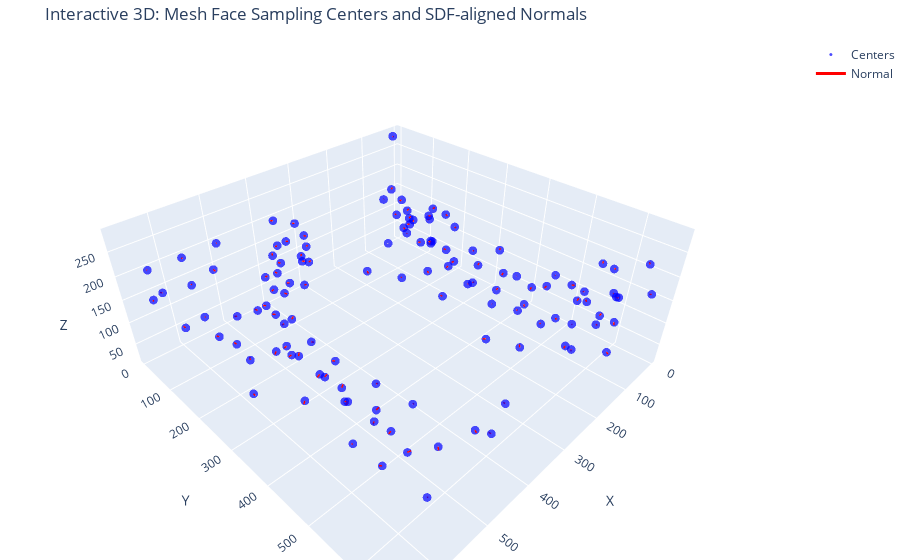

Here is the notebook cell this chart was saved with:
### Code cell
#DEPRECATED: Interactive 3D visualization using plotly (commented out)
#This is kept for reference but not actively used in the new workflow
import plotly.graph_objects as go

# Create a 3D scatter plot for centers
scatter = go.Scatter3d(
    x=centers_ok[:,0], y=centers_ok[:,1], z=centers_ok[:,2],
    mode='markers', marker=dict(size=3, color='blue', opacity=0.7), name='Centers'
)

# Subsample vectors for clarity
if len(centers_ok) > 0:
    step = max(1, len(centers_ok)//64)
    sel = np.arange(0, len(centers_ok), step)
    scale = 5.0
    lines = []
    for idx, i in enumerate(sel):
        x0, y0, z0 = centers_ok[i]
        dx, dy, dz = normals_ok[i] * scale
        show_legend = (idx == 0)
        lines.append(go.Scatter3d(
            x=[x0, x0+dx], y=[y0, y0+dy], z=[z0, z0+dz],
            mode='lines', line=dict(color='red', width=3),
            name='Normal' if show_legend else None, showlegend=bool(show_legend)
        ))
else:
    lines = []

fig_plotly = go.Figure([scatter] + lines)
fig_plotly.update_layout(
    scene=dict(xaxis_title='X', yaxis_title='Y', zaxis_title='Z', aspectmode='data'),
    title='Interactive 3D: Mesh Face Sampling Centers and SDF-aligned Normals',
    showlegend=True, margin=dict(l=0, r=0, b=0, t=40)
)
fig_plotly.show()

# NEW: Use ChimeraX for professional 3D visualization instead
#print("Note: For professional 3D visualization, use the generated ChimeraX script:")
#print(f"   chimerax {output_dir}/demo_particles.cxc")

### Figure 1 — Plotly figure (JSON) as saved in the notebook; plotly's stock layout.template omitted (floating-point values rounded to 4 significant figures)
{"data": [{"marker": {"color": "blue", "opacity": 0.7, "size": 3}, "mode": "markers", "name": "Centers", "type": "scatter3d", "x": [12.48, 13.86, 14.01, 20.89, 24.41, 30.74, 37.31, 37.41, 46.5, 51.83, 67.12, 68.78, 75.05, 75.65, 79.73, 83.78, 87.16, 94.32, 99.19, 101.8, 103.7, 112.2, 113.5, 121.2, 124.1, 125.8, 130.0, 138.8, 146.7, 147.8, 148.3, 151.5, 151.8, 154.6, 154.8, 157.4, 157.8, 161.8, 162.1, 165.1, 165.2, 173.1, 173.4, 177.3, 178.2, 184.0, 187.8, 200.3, 203.6, 203.9, 206.8, 208.9, 209.2, 209.5, 209.5, 209.7, 210.1, 218.4, 222.2, 238.9, 312.7, 320.5, 325.2, 336.3, 353.4, 363.4, 366.2, 367.2, 372.3, 383.1, 398.3, 407.6, 424.2, 427.3, 428.4, 444.7, 461.3, 463.6, 470.3, 477.6, 479.1, 516.7, 517.2, 519.3, 520.2, 525.7, 531.2, 540.4, 546.9, 559.7, 563.5, 563.6, 565.5, 566.9, 569.9, 570.9, 571.9, 574.7, 576.7, 577.1, 581.4, 583.2, 586.4, 586.9, 589.3, 592.7, 605.1, 608.5, 613.1, 614.9, 616.7, 618.0, 620.1, 620.3, 621.1, 622.2, 623.1, 626.9, 627.4, 628.5, 629.3, 644.1, 646.6, 659.7, 660.3], "y": [42.84, 116.8, 65.01, 636.9, 593.6, 13.61, 658.8, 583.3, 11.67, 147.3, 559.1, 20.95, 608.1, 54.26, 74.76, 189.1, 190.5, 585.7, 109.9, 119.1, 601.7, 571.8, 248.9, 156.0, 220.9, 518.8, 615.8, 294.3, 649.4, 173.9, 545.1, 294.2, 479.8, 567.2, 415.5, 362.4, 654.1, 462.6, 653.2, 424.7, 362.7, 236.9, 325.7, 588.3, 592.3, 214.8, 511.4, 497.7, 548.7, 605.8, 288.1, 390.1, 551.3, 410.2, 295.7, 448.6, 465.8, 619.6, 345.2, 356.4, 321.5, 18.38, 57.83, 256.1, 93.18, 115.6, 10.68, 49.53, 615.7, 564.2, 143.8, 84.18, 105.8, 184.5, 184.7, 126.6, 144.7, 660.9, 202.8, 654.6, 162.9, 654.9, 203.2, 196.5, 259.7, 69.07, 264.8, 68.87, 620.5, 308.3, 295.4, 242.8, 590.8, 343.7, 416.8, 393.1, 530.2, 527.4, 475.3, 454.1, 353.6, 636.3, 572.6, 136.2, 59.63, 82.89, 504.3, 257.8, 574.7, 629.8, 255.5, 427.9, 80.92, 15.88, 434.7, 477.7, 380.8, 527.8, 301.6, 599.8, 545.8, 342.1, 45.37, 72.87, 259.2], "z": [44.12, 110.5, 88.99, 220.1, 131.7, 285.8, 175.9, 194.2, 16.32, 144.3, 124.8, 146.3, 172.1, 185.2, 130.5, 109.2, 190.1, 231.5, 186.8, 122.9, 114.9, 175.9, 207.8, 152.7, 133.8, 191.8, 155.9, 206.7, 104.8, 201.6, 123.2, 122.4, 122.2, 207.7, 211.9, 117.4, 177.6, 180.3, 228.2, 133.7, 193.1, 163.1, 156.7, 100.8, 151.4, 212.9, 192.1, 142.2, 141.8, 219.3, 132.9, 151.5, 223.9, 201.7, 204.6, 136.4, 210.7, 135.5, 211.6, 122.2, 181.8, 178.4, 141.8, 176.7, 193.1, 146.7, 199.2, 167.6, 227.6, 219.5, 175.7, 149.7, 204.8, 155.6, 217.5, 162.5, 215.6, 212.2, 188.7, 161.4, 159.9, 198.3, 222.5, 161.7, 219.3, 236.2, 165.9, 187.8, 163.8, 160.2, 217.8, 198.4, 233.6, 236.3, 170.3, 223.9, 232.7, 162.5, 165.2, 228.5, 181.7, 107.4, 186.7, 97.39, 229.8, 185.3, 205.3, 218.3, 245.6, 215.5, 166.3, 246.1, 105.1, 149.7, 169.7, 247.7, 229.5, 260.3, 97.59, 177.4, 175.5, 202.8, 223.7, 182.3, 245.1]}, {"line": {"color": "red", "width": 3}, "mode": "lines", "name": "Normal", "showlegend": true, "type": "scatter3d", "x": [12.48, 10.23], "y": [42.84, 40.45], "z": [44.12, 40.34]}, {"line": {"color": "red", "width": 3}, "mode": "lines", "showlegend": false, "type": "scatter3d", "x": [13.86, 17.08], "y": [116.8, 113.4], "z": [110.5, 108.8]}, {"line": {"color": "red", "width": 3}, "mode": "lines", "showlegend": false, "type": "scatter3d", "x": [14.01, 16.9], "y": [65.01, 67.9], "z": [88.99, 86.1]}, {"line": {"color": "red", "width": 3}, "mode": "lines", "showlegend": false, "type": "scatter3d", "x": [20.89, 17.48], "y": [636.9, 633.7], "z": [220.1, 221.8]}, {"line": {"color": "red", "width": 3}, "mode": "lines", "showlegend": false, "type": "scatter3d", "x": [24.41, 25.68], "y": [593.6, 598.4], "z": [131.7, 131.0]}, {"line": {"color": "red", "width": 3}, "mode": "lines", "showlegend": false, "type": "scatter3d", "x": [30.74, 26.83], "y": [13.61, 13.19], "z": [285.8, 282.7]}, {"line": {"color": "red", "width": 3}, "mode": "lines", "showlegend": false, "type": "scatter3d", "x": [37.31, 36.13], "y": [658.8, 654.9], "z": [175.9, 173.1]}, {"line": {"color": "red", "width": 3}, "mode": "lines", "showlegend": false, "type": "scatter3d", "x": [37.41, 39.06], "y": [583.3, 587.2], "z": [194.2, 196.9]}, {"line": {"color": "red", "width": 3}, "mode": "lines", "showlegend": false, "type": "scatter3d", "x": [46.5, 49.34], "y": [11.67, 14.59], "z": [16.32, 19.21]}, {"line": {"color": "red", "width": 3}, "mode": "lines", "showlegend": false, "type": "scatter3d", "x": [51.83, 48.24], "y": [147.3, 150.8], "z": [144.3, 144.3]}, {"line": {"color": "red", "width": 3}, "mode": "lines", "showlegend": false, "type": "scatter3d", "x": [67.12, 65.02], "y": [559.1, 555.0], "z": [124.8, 126.8]}, {"line": {"color": "red", "width": 3}, "mode": "lines", "showlegend": false, "type": "scatter3d", "x": [68.78, 64.5], "y": [20.95, 18.55], "z": [146.3, 145.4]}, {"line": {"color": "red", "width": 3}, "mode": "lines", "showlegend": false, "type": "scatter3d", "x": [75.05, 71.93], "y": [608.1, 606.3], "z": [172.1, 168.6]}, {"line": {"color": "red", "width": 3}, "mode": "lines", "showlegend": false, "type": "scatter3d", "x": [75.65, 71.79], "y": [54.26, 53.77], "z": [185.2, 188.3]}, {"line": {"color": "red", "width": 3}, "mode": "lines", "showlegend": false, "type": "scatter3d", "x": [79.73, 83.67], "y": [74.76, 73.33], "z": [130.5, 133.3]}, {"line": {"color": "red", "width": 3}, "mode": "lines", "showlegend": false, "type": "scatter3d", "x": [83.78, 86.22], "y": [189.1, 186.8], "z": [109.2, 105.5]}, {"line": {"color": "red", "width": 3}, "mode": "lines", "showlegend": false, "type": "scatter3d", "x": [87.16, 83.79], "y": [190.5, 193.3], "z": [190.1, 192.6]}, {"line": {"color": "red", "width": 3}, "mode": "lines", "showlegend": false, "type": "scatter3d", "x": [94.32, 94.84], "y": [585.7, 585.9], "z": [231.5, 236.5]}, {"line": {"color": "red", "width": 3}, "mode": "lines", "showlegend": false, "type": "scatter3d", "x": [99.19, 102.8], "y": [109.9, 107.6], "z": [186.8, 184.2]}, {"line": {"color": "red", "width": 3}, "mode": "lines", "showlegend": false, "type": "scatter3d", "x": [101.8, 99.66], "y": [119.1, 121.7], "z": [122.9, 119.1]}, {"line": {"color": "red", "width": 3}, "mode": "lines", "showlegend": false, "type": "scatter3d", "x": [103.7, 99.78], "y": [601.7, 603.2], "z": [114.9, 112.2]}, {"line": {"color": "red", "width": 3}, "mode": "lines", "showlegend": false, "type": "scatter3d", "x": [112.2, 110.8], "y": [571.8, 568.0], "z": [175.9, 173.0]}, {"line": {"color": "red", "width": 3}, "mode": "lines", "showlegend": false, "type": "scatter3d", "x": [113.5, 110.7], "y": [248.9, 251.6], "z": [207.8, 204.6]}, {"line": {"color": "red", "width": 3}, "mode": "lines", "showlegend": false, "type": "scatter3d", "x": [121.2, 125.1], "y": [156.0, 153.0], "z": [152.7, 153.8]}, {"line": {"color": "red", "width": 3}, "mode": "lines", "showlegend": false, "type": "scatter3d", "x": [124.1, 128.0], "y": [220.9, 218.6], "z": [133.8, 131.8]}, {"line": {"color": "red", "width": 3}, "mode": "lines", "showlegend": false, "type": "scatter3d", "x": [125.8, 122.9], "y": [518.8, 516.0], "z": [191.8, 188.9]}, {"line": {"color": "red", "width": 3}, "mode": "lines", "showlegend": false, "type": "scatter3d", "x": [130.0, 127.3], "y": [615.8, 617.2], "z": [155.9, 159.8]}, {"line": {"color": "red", "width": 3}, "mode": "lines", "showlegend": false, "type": "scatter3d", "x": [138.8, 135.4], "y": [294.3, 295.7], "z": [206.7, 203.2]}, {"line": {"color": "red", "width": 3}, "mode": "lines", "showlegend": false, "type": "scatter3d", "x": [146.7, 145.2], "y": [649.4, 652.8], "z": [104.8, 101.4]}, {"line": {"color": "red", "width": 3}, "mode": "lines", "showlegend": false, "type": "scatter3d", "x": [147.8, 144.3], "y": [173.9, 175.5], "z": [201.6, 204.8]}, {"line": {"color": "red", "width": 3}, "mode": "lines", "showlegend": false, "type": "scatter3d", "x": [148.3, 150.8], "y": [545.1, 549.4], "z": [123.2, 123.2]}, {"line": {"color": "red", "width": 3}, "mode": "lines", "showlegend": false, "type": "scatter3d", "x": [151.5, 155.6], "y": [294.2, 292.9], "z": [122.4, 119.8]}, {"line": {"color": "red", "width": 3}, "mode": "lines", "showlegend": false, "type": "scatter3d", "x": [151.8, 154.7], "y": [479.8, 482.8], "z": [122.2, 119.3]}, {"line": {"color": "red", "width": 3}, "mode": "lines", "showlegend": false, "type": "scatter3d", "x": [154.6, 151.4], "y": [567.2, 571.0], "z": [207.7, 207.0]}, {"line": {"color": "red", "width": 3}, "mode": "lines", "showlegend": false, "type": "scatter3d", "x": [154.8, 150.7], "y": [415.5, 413.8], "z": [211.9, 214.1]}, {"line": {"color": "red", "width": 3}, "mode": "lines", "showlegend": false, "type": "scatter3d", "x": [157.4, 152.6], "y": [362.4, 363.3], "z": [117.4, 116.8]}, {"line": {"color": "red", "width": 3}, "mode": "lines", "showlegend": false, "type": "scatter3d", "x": [157.8, 160.9], "y": [654.1, 656.2], "z": [177.6, 174.3]}, {"line": {"color": "red", "width": 3}, "mode": "lines", "showlegend": false, "type": "scatter3d", "x": [161.8, 157.7], "y": [462.6, 460.6], "z": [180.3, 178.3]}, {"line": {"color": "red", "width": 3}, "mode": "lines", "showlegend": false, "type": "scatter3d", "x": [162.1, 165.6], "y": [653.2, 655.6], "z": [228.2, 230.8]}, {"line": {"color": "red", "width": 3}, "mode": "lines", "showlegend": false, "type": "scatter3d", "x": [165.1, 160.7], "y": [424.7, 425.0], "z": [133.7, 136.0]}, {"line": {"color": "red", "width": 3}, "mode": "lines", "showlegend": false, "type": "scatter3d", "x": [165.2, 160.8], "y": [362.7, 362.8], "z": [193.1, 190.7]}, {"line": {"color": "red", "width": 3}, "mode": "lines", "showlegend": false, "type": "scatter3d", "x": [173.1, 177.4], "y": [236.9, 234.6], "z": [163.1, 164.2]}, {"line": {"color": "red", "width": 3}, "mode": "lines", "showlegend": false, "type": "scatter3d", "x": [173.4, 178.0], "y": [325.7, 324.3], "z": [156.7, 155.6]}, {"line": {"color": "red", "width": 3}, "mode": "lines", "showlegend": false, "type": "scatter3d", "x": [177.3, 181.0], "y": [588.3, 588.1], "z": [100.8, 97.42]}, {"line": {"color": "red", "width": 3}, "mode": "lines", "showlegend": false, "type": "scatter3d", "x": [178.2, 174.7], "y": [592.3, 592.1], "z": [151.4, 147.7]}, {"line": {"color": "red", "width": 3}, "mode": "lines", "showlegend": false, "type": "scatter3d", "x": [184.0, 181.3], "y": [214.8, 216.3], "z": [212.9, 216.8]}, {"line": {"color": "red", "width": 3}, "mode": "lines", "showlegend": false, "type": "scatter3d", "x": [187.8, 192.2], "y": [511.4, 511.8], "z": [192.1, 189.8]}, {"line": {"color": "red", "width": 3}, "mode": "lines", "showlegend": false, "type": "scatter3d", "x": [200.3, 203.7], "y": [497.7, 497.6], "z": [142.2, 145.9]}, {"line": {"color": "red", "width": 3}, "mode": "lines", "showlegend": false, "type": "scatter3d", "x": [203.6, 206.9], "y": [548.7, 548.4], "z": [141.8, 145.6]}, {"line": {"color": "red", "width": 3}, "mode": "lines", "showlegend": false, "type": "scatter3d", "x": [203.9, 199.5], "y": [605.8, 605.8], "z": [219.3, 221.8]}, {"line": {"color": "red", "width": 3}, "mode": "lines", "showlegend": false, "type": "scatter3d", "x": [206.8, 206.3], "y": [288.1, 290.7], "z": [132.9, 128.6]}, {"line": {"color": "red", "width": 3}, "mode": "lines", "showlegend": false, "type": "scatter3d", "x": [208.9, 204.5], "y": [390.1, 388.9], "z": [151.5, 149.3]}, {"line": {"color": "red", "width": 3}, "mode": "lines", "showlegend": false, "type": "scatter3d", "x": [209.2, 213.6], "y": [551.3, 550.6], "z": [223.9, 221.5]}, {"line": {"color": "red", "width": 3}, "mode": "lines", "showlegend": false, "type": "scatter3d", "x": [209.5, 205.0], "y": [410.2, 409.5], "z": [201.7, 203.9]}, {"line": {"color": "red", "width": 3}, "mode": "lines", "showlegend": false, "type": "scatter3d", "x": [209.5, 214.5], "y": [295.7, 295.4], "z": [204.6, 203.7]}, {"line": {"color": "red", "width": 3}, "mode": "lines", "showlegend": false, "type": "scatter3d", "x": [209.7, 205.9], "y": [448.6, 447.2], "z": [136.4, 133.5]}, {"line": {"color": "red", "width": 3}, "mode": "lines", "showlegend": false, "type": "scatter3d", "x": [210.1, 214.6], "y": [465.8, 466.1], "z": [210.7, 208.4]}, {"line": {"color": "red", "width": 3}, "mode": "lines", "showlegend": false, "type": "scatter3d", "x": [218.4, 217.5], "y": [619.6, 619.6], "z": [135.5, 130.6]}, {"line": {"color": "red", "width": 3}, "mode": "lines", "showlegend": false, "type": "scatter3d", "x": [222.2, 225.6], "y": [345.2, 342.8], "z": [211.6, 214.2]}, {"line": {"color": "red", "width": 3}, "mode": "lines", "showlegend": false, "type": "scatter3d", "x": [238.9, 242.6], "y": [356.4, 354.7], "z": [122.2, 125.2]}, {"line": {"color": "red", "width": 3}, "mode": "lines", "showlegend": false, "type": "scatter3d", "x": [312.7, 310.7], "y": [321.5, 317.0], "z": [181.8, 180.9]}, {"line": {"color": "red", "width": 3}, "mode": "lines", "showlegend": false, "type": "scatter3d", "x": [320.5, 325.1], "y": [18.38, 17.12], "z": [178.4, 179.7]}, {"line": {"color": "red", "width": 3}, "mode": "lines", "showlegend": false, "type": "scatter3d", "x": [325.2, 322.3], "y": [57.83, 60.69], "z": [141.8, 144.7]}, {"line": {"color": "red", "width": 3}, "mode": "lines", "showlegend": false, "type": "scatter3d", "x": [336.3, 336.4], "y": [256.1, 259.8], "z": [176.7, 173.4]}, {"line": {"color": "red", "width": 3}, "mode": "lines", "showlegend": false, "type": "scatter3d", "x": [353.4, 350.2], "y": [93.18, 96.15], "z": [193.1, 190.8]}, {"line": {"color": "red", "width": 3}, "mode": "lines", "showlegend": false, "type": "scatter3d", "x": [363.4, 359.1], "y": [115.6, 117.3], "z": [146.7, 148.5]}, {"line": {"color": "red", "width": 3}, "mode": "lines", "showlegend": false, "type": "scatter3d", "x": [366.2, 370.4], "y": [10.68, 8.08], "z": [199.2, 199.5]}, {"line": {"color": "red", "width": 3}, "mode": "lines", "showlegend": false, "type": "scatter3d", "x": [367.2, 362.7], "y": [49.53, 51.47], "z": [167.6, 166.5]}, {"line": {"color": "red", "width": 3}, "mode": "lines", "showlegend": false, "type": "scatter3d", "x": [372.3, 372.4], "y": [615.7, 614.7], "z": [227.6, 232.5]}, {"line": {"color": "red", "width": 3}, "mode": "lines", "showlegend": false, "type": "scatter3d", "x": [383.1, 387.0], "y": [564.2, 561.2], "z": [219.5, 220.5]}, {"line": {"color": "red", "width": 3}, "mode": "lines", "showlegend": false, "type": "scatter3d", "x": [398.3, 394.6], "y": [143.8, 147.2], "z": [175.7, 176.3]}, {"line": {"color": "red", "width": 3}, "mode": "lines", "showlegend": false, "type": "scatter3d", "x": [407.6, 411.2], "y": [84.18, 80.86], "z": [149.7, 150.8]}, {"line": {"color": "red", "width": 3}, "mode": "lines", "showlegend": false, "type": "scatter3d", "x": [424.2, 427.0], "y": [105.8, 102.9], "z": [204.8, 201.9]}, {"line": {"color": "red", "width": 3}, "mode": "lines", "showlegend": false, "type": "scatter3d", "x": [427.3, 425.1], "y": [184.5, 188.7], "z": [155.6, 157.3]}, {"line": {"color": "red", "width": 3}, "mode": "lines", "showlegend": false, "type": "scatter3d", "x": [428.4, 427.6], "y": [184.7, 186.0], "z": [217.5, 222.2]}, {"line": {"color": "red", "width": 3}, "mode": "lines", "showlegend": false, "type": "scatter3d", "x": [444.7, 447.6], "y": [126.6, 123.7], "z": [162.5, 165.3]}, {"line": {"color": "red", "width": 3}, "mode": "lines", "showlegend": false, "type": "scatter3d", "x": [461.3, 461.4], "y": [144.7, 144.6], "z": [215.6, 220.6]}, {"line": {"color": "red", "width": 3}, "mode": "lines", "showlegend": false, "type": "scatter3d", "x": [463.6, 461.9], "y": [660.9, 656.6], "z": [212.2, 210.3]}, {"line": {"color": "red", "width": 3}, "mode": "lines", "showlegend": false, "type": "scatter3d", "x": [470.3, 473.9], "y": [202.8, 199.4], "z": [188.7, 188.7]}, {"line": {"color": "red", "width": 3}, "mode": "lines", "showlegend": false, "type": "scatter3d", "x": [477.6, 477.1], "y": [654.6, 649.8], "z": [161.4, 160.0]}, {"line": {"color": "red", "width": 3}, "mode": "lines", "showlegend": false, "type": "scatter3d", "x": [479.1, 483.3], "y": [162.9, 161.4], "z": [159.9, 157.6]}, {"line": {"color": "red", "width": 3}, "mode": "lines", "showlegend": false, "type": "scatter3d", "x": [516.7, 519.1], "y": [654.9, 659.3], "z": [198.3, 198.2]}, {"line": {"color": "red", "width": 3}, "mode": "lines", "showlegend": false, "type": "scatter3d", "x": [517.2, 514.2], "y": [203.2, 206.0], "z": [222.5, 225.3]}, {"line": {"color": "red", "width": 3}, "mode": "lines", "showlegend": false, "type": "scatter3d", "x": [519.3, 523.3], "y": [196.5, 193.6], "z": [161.7, 162.7]}, {"line": {"color": "red", "width": 3}, "mode": "lines", "showlegend": false, "type": "scatter3d", "x": [520.2, 517.4], "y": [259.7, 263.6], "z": [219.3, 218.0]}, {"line": {"color": "red", "width": 3}, "mode": "lines", "showlegend": false, "type": "scatter3d", "x": [525.7, 526.4], "y": [69.07, 73.33], "z": [236.2, 238.8]}, {"line": {"color": "red", "width": 3}, "mode": "lines", "showlegend": false, "type": "scatter3d", "x": [531.2, 533.9], "y": [264.8, 261.8], "z": [165.9, 162.9]}, {"line": {"color": "red", "width": 3}, "mode": "lines", "showlegend": false, "type": "scatter3d", "x": [540.4, 538.1], "y": [68.87, 71.43], "z": [187.8, 184.2]}, {"line": {"color": "red", "width": 3}, "mode": "lines", "showlegend": false, "type": "scatter3d", "x": [546.9, 548.2], "y": [620.5, 622.7], "z": [163.8, 159.5]}, {"line": {"color": "red", "width": 3}, "mode": "lines", "showlegend": false, "type": "scatter3d", "x": [559.7, 563.2], "y": [308.3, 307.1], "z": [160.2, 156.9]}, {"line": {"color": "red", "width": 3}, "mode": "lines", "showlegend": false, "type": "scatter3d", "x": [563.5, 567.6], "y": [295.4, 292.8], "z": [217.8, 219.1]}, {"line": {"color": "red", "width": 3}, "mode": "lines", "showlegend": false, "type": "scatter3d", "x": [563.6, 565.6], "y": [242.8, 238.4], "z": [198.4, 199.6]}, {"line": {"color": "red", "width": 3}, "mode": "lines", "showlegend": false, "type": "scatter3d", "x": [565.5, 561.4], "y": [590.8, 589.5], "z": [233.6, 231.0]}, {"line": {"color": "red", "width": 3}, "mode": "lines", "showlegend": false, "type": "scatter3d", "x": [566.9, 564.0], "y": [343.7, 344.5], "z": [236.3, 240.2]}, {"line": {"color": "red", "width": 3}, "mode": "lines", "showlegend": false, "type": "scatter3d", "x": [569.9, 565.6], "y": [416.8, 416.8], "z": [170.3, 172.9]}, {"line": {"color": "red", "width": 3}, "mode": "lines", "showlegend": false, "type": "scatter3d", "x": [570.9, 566.8], "y": [393.1, 394.4], "z": [223.9, 221.4]}, {"line": {"color": "red", "width": 3}, "mode": "lines", "showlegend": false, "type": "scatter3d", "x": [571.9, 567.6], "y": [530.2, 530.2], "z": [232.7, 230.2]}, {"line": {"color": "red", "width": 3}, "mode": "lines", "showlegend": false, "type": "scatter3d", "x": [574.7, 576.4], "y": [527.4, 527.3], "z": [162.5, 157.8]}, {"line": {"color": "red", "width": 3}, "mode": "lines", "showlegend": false, "type": "scatter3d", "x": [576.7, 580.1], "y": [475.3, 475.3], "z": [165.2, 161.5]}, {"line": {"color": "red", "width": 3}, "mode": "lines", "showlegend": false, "type": "scatter3d", "x": [577.1, 581.5], "y": [454.1, 453.0], "z": [228.5, 230.7]}, {"line": {"color": "red", "width": 3}, "mode": "lines", "showlegend": false, "type": "scatter3d", "x": [581.4, 586.1], "y": [353.6, 353.0], "z": [181.7, 180.2]}, {"line": {"color": "red", "width": 3}, "mode": "lines", "showlegend": false, "type": "scatter3d", "x": [583.2, 579.6], "y": [636.3, 635.6], "z": [107.4, 104.0]}, {"line": {"color": "red", "width": 3}, "mode": "lines", "showlegend": false, "type": "scatter3d", "x": [586.4, 591.3], "y": [572.6, 573.3], "z": [186.7, 185.7]}, {"line": {"color": "red", "width": 3}, "mode": "lines", "showlegend": false, "type": "scatter3d", "x": [586.9, 589.5], "y": [136.2, 132.0], "z": [97.39, 97.78]}, {"line": {"color": "red", "width": 3}, "mode": "lines", "showlegend": false, "type": "scatter3d", "x": [589.3, 590.1], "y": [59.63, 64.55], "z": [229.8, 230.3]}, {"line": {"color": "red", "width": 3}, "mode": "lines", "showlegend": false, "type": "scatter3d", "x": [592.7, 590.2], "y": [82.89, 78.52], "z": [185.3, 185.2]}, {"line": {"color": "red", "width": 3}, "mode": "lines", "showlegend": false, "type": "scatter3d", "x": [605.1, 600.6], "y": [504.3, 504.5], "z": [205.3, 203.1]}, {"line": {"color": "red", "width": 3}, "mode": "lines", "showlegend": false, "type": "scatter3d", "x": [608.5, 610.8], "y": [257.8, 253.5], "z": [218.3, 216.9]}, {"line": {"color": "red", "width": 3}, "mode": "lines", "showlegend": false, "type": "scatter3d", "x": [613.1, 608.7], "y": [574.7, 575.4], "z": [245.6, 247.9]}, {"line": {"color": "red", "width": 3}, "mode": "lines", "showlegend": false, "type": "scatter3d", "x": [614.9, 610.7], "y": [629.8, 632.2], "z": [215.5, 216.9]}, {"line": {"color": "red", "width": 3}, "mode": "lines", "showlegend": false, "type": "scatter3d", "x": [616.7, 618.0], "y": [255.5, 250.9], "z": [166.3, 167.7]}, {"line": {"color": "red", "width": 3}, "mode": "lines", "showlegend": false, "type": "scatter3d", "x": [618.0, 615.7], "y": [427.9, 426.7], "z": [246.1, 250.4]}, {"line": {"color": "red", "width": 3}, "mode": "lines", "showlegend": false, "type": "scatter3d", "x": [620.1, 622.5], "y": [80.92, 78.72], "z": [105.1, 108.9]}, {"line": {"color": "red", "width": 3}, "mode": "lines", "showlegend": false, "type": "scatter3d", "x": [620.3, 622.9], "y": [15.88, 11.58], "z": [149.7, 149.8]}, {"line": {"color": "red", "width": 3}, "mode": "lines", "showlegend": false, "type": "scatter3d", "x": [621.1, 624.0], "y": [434.7, 435.8], "z": [169.7, 165.8]}, {"line": {"color": "red", "width": 3}, "mode": "lines", "showlegend": false, "type": "scatter3d", "x": [622.2, 626.1], "y": [477.7, 477.7], "z": [247.7, 244.7]}, {"line": {"color": "red", "width": 3}, "mode": "lines", "showlegend": false, "type": "scatter3d", "x": [623.1, 627.0], "y": [380.8, 383.0], "z": [229.5, 227.3]}, {"line": {"color": "red", "width": 3}, "mode": "lines", "showlegend": false, "type": "scatter3d", "x": [626.9, 624.4], "y": [527.8, 527.9], "z": [260.3, 264.6]}, {"line": {"color": "red", "width": 3}, "mode": "lines", "showlegend": false, "type": "scatter3d", "x": [627.4, 627.5], "y": [301.6, 306.5], "z": [97.59, 96.48]}, {"line": {"color": "red", "width": 3}, "mode": "lines", "showlegend": false, "type": "scatter3d", "x": [628.5, 632.6], "y": [599.8, 598.6], "z": [177.4, 180.1]}, {"line": {"color": "red", "width": 3}, "mode": "lines", "showlegend": false, "type": "scatter3d", "x": [629.3, 632.8], "y": [545.8, 547.4], "z": [175.5, 178.6]}, {"line": {"color": "red", "width": 3}, "mode": "lines", "showlegend": false, "type": "scatter3d", "x": [644.1, 641.9], "y": [342.1, 338.1], "z": [202.8, 204.8]}, {"line": {"color": "red", "width": 3}, "mode": "lines", "showlegend": false, "type": "scatter3d", "x": [646.6, 648.8], "y": [45.37, 48.42], "z": [223.7, 226.9]}, {"line": {"color": "red", "width": 3}, "mode": "lines", "showlegend": false, "type": "scatter3d", "x": [659.7, 662.0], "y": [72.87, 77.31], "z": [182.3, 182.2]}, {"line": {"color": "red", "width": 3}, "mode": "lines", "showlegend": false, "type": "scatter3d", "x": [660.3, 660.8], "y": [259.2, 263.7], "z": [245.1, 247.3]}], "layout": {"margin": {"b": 0, "l": 0, "r": 0, "t": 40}, "scene": {"aspectmode": "data", "xaxis": {"title": {"text": "X"}}, "yaxis": {"title": {"text": "Y"}}, "zaxis": {"title": {"text": "Z"}}}, "showlegend": true, "title": {"text": "Interactive 3D: Mesh Face Sampling Centers and SDF-aligned Normals"}}}
